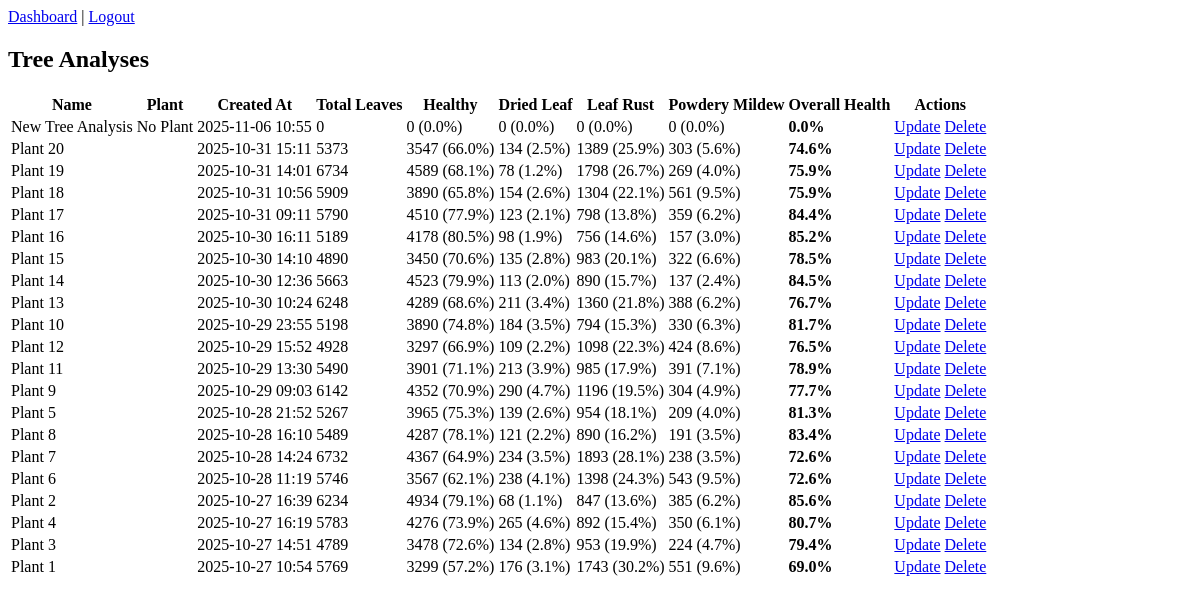
The app's page /tree-analyses/, older data.
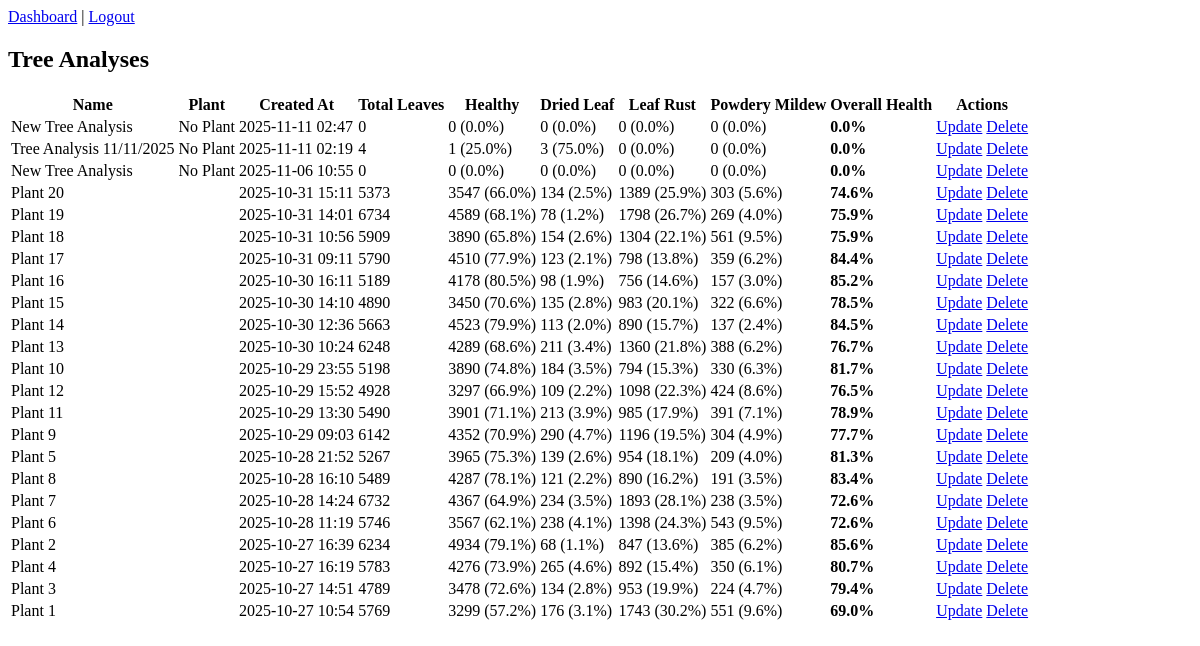
The same page, newer data.
### dashboard/models.py (models this page shows, shortened)
class TreeAnalysis(models.Model):
    plant = models.ForeignKey(
        'dashboard.Plant',
        on_delete=models.CASCADE,
        related_name='tree_analyses',
        null=True,
        blank=True
    )
    name = models.CharField(max_length=100, default="Unnamed Tree")
    created_at = models.DateTimeField(auto_now_add=False, default=timezone.now)
    completed_at = models.DateTimeField(null=True, blank=True)
    is_completed = models.BooleanField(default=False)
    dried_leaf_confidence = models.FloatField(default=0)
    healthy_percentage = models.FloatField(default=0)
    dried_leaf_percentage = models.FloatField(default=0)
    leaf_rust_percentage = models.FloatField(default=0)
    powdery_mildew_percentage = models.FloatField(default=0)
    overall_health = models.FloatField(default=0)  # 0–100 scale
    total_leaves = models.PositiveIntegerField(default=0)
    healthy_count = models.PositiveIntegerField(default=0)
    dried_leaf_count = models.PositiveIntegerField(default=0)
    leaf_rust_count = models.PositiveIntegerField(default=0)
    powdery_mildew_count = models.PositiveIntegerField(default=0)
    notes = models.TextField(blank=True, null=True)
    class Meta:
        ordering = ['-created_at']
        verbose_name_plural = "Tree Analyses"

### dashboard/views.py (the view)
# urls.py: path('tree-analyses/', views.tree_analysis_list, name='tree_analysis_list'),
def tree_analysis_list(request):
    analyses = TreeAnalysis.objects.all()  # pwede mo lagyan ng filter if needed
    return render(request, 'dashboard/tree_analysis_list.html', {'analyses': analyses})

### dashboard/templates/dashboard/tree_analysis_list.html
{% extends 'dashboard/base.html' %}
{% block content %}
<div class="container mt-4">
    <h2 class="mb-3">Tree Analyses</h2>
    {% if analyses %}
    <div class="table-responsive">
        <table class="table table-bordered table-striped text-center align-middle">
            <thead class="table-dark">
                <tr>
                    <th>Name</th>
                    <th>Plant</th>
                    <th>Created At</th>
                    <th>Total Leaves</th>
                    <th>Healthy</th>
                    <th>Dried Leaf</th>
                    <th>Leaf Rust</th>
                    <th>Powdery Mildew</th>
                    <th>Overall Health</th>
                    <th>Actions</th>
                </tr>
            </thead>
            <tbody>
                {% for analysis in analyses %}
                <tr>
                    <td>{{ analysis.name }}</td>
                    <td>
                        {% if analysis.plant %}
                            {{ analysis.plant.name }}
                        {% else %}
                            No Plant
                        {% endif %}
                    </td>
                    <td>{{ analysis.created_at|date:"Y-m-d H:i" }}</td>
                    <td>{{ analysis.total_leaves }}</td>
                    <td>{{ analysis.healthy_count }} ({{ analysis.healthy_percentage|floatformat:1 }}%)</td>
                    <td>{{ analysis.dried_leaf_count }} ({{ analysis.dried_leaf_percentage|floatformat:1 }}%)</td>
                    <td>{{ analysis.leaf_rust_count }} ({{ analysis.leaf_rust_percentage|floatformat:1 }}%)</td>
                    <td>{{ analysis.powdery_mildew_count }} ({{ analysis.powdery_mildew_percentage|floatformat:1 }}%)</td>
                    <td><strong>{{ analysis.overall_health|floatformat:1 }}%</strong></td>
                    <td>
                        <a href="{% url 'update_tree_analysis' analysis.id %}" class="btn btn-sm btn-warning">Update</a>
                        <a href="{% url 'delete_tree_analysis' analysis.id %}"
                           class="btn btn-sm btn-danger"
                           onclick="return confirm('Are you sure you want to delete this analysis?');">
                           Delete
                        </a>
                    </td>
                </tr>
                {% endfor %}
            </tbody>
        </table>
    </div>
    {% else %}
    <div class="alert alert-info">No tree analyses found.</div>
    {% endif %}
</div>
{% endblock %}

Row changes from the older to the newer data that the page shows:
added TreeAnalysis: name "New Tree Analysis", shows "No Plant", created_at "2025-11-11 02:47", total_leaves "0", healthy_count "0", healthy_percentage "0.0", dried_leaf_count "0", dried_leaf_percentage "0.0", leaf_rust_count "0", leaf_rust_percentage "0.0", powdery_mildew_count "0", powdery_mildew_percentage "0.0", overall_health "0.0"
added TreeAnalysis: name "Tree Analysis 11/11/2025", shows "No Plant", created_at "2025-11-11 02:19", total_leaves "4", healthy_count "1", healthy_percentage "25.0", dried_leaf_count "3", dried_leaf_percentage "75.0", leaf_rust_count "0", leaf_rust_percentage "0.0", powdery_mildew_count "0", powdery_mildew_percentage "0.0", overall_health "0.0"
